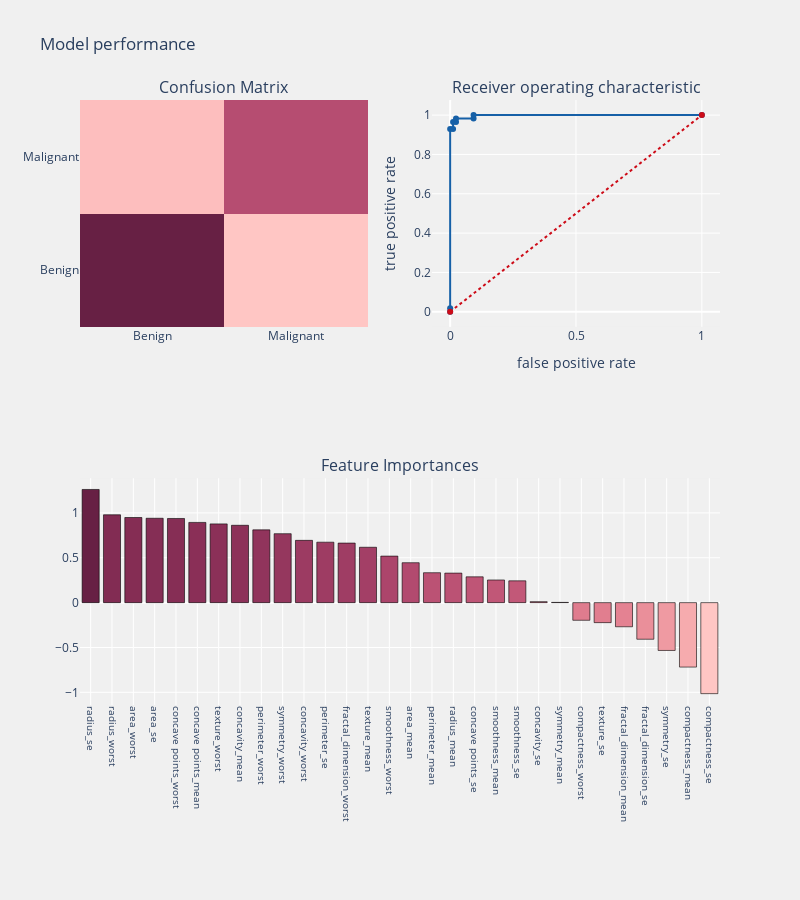

This figure's notebook cell:
### Markdown cell above
# 1. Logistic Regression

### Code cell
#Baseline Model
from sklearn.model_selection import train_test_split
from sklearn.linear_model import LogisticRegression
from sklearn.metrics import confusion_matrix,accuracy_score,classification_report
from sklearn.metrics import roc_auc_score,roc_curve,scorer
from sklearn.metrics import f1_score
import statsmodels.api as sm
from sklearn.metrics import precision_score,recall_score

#splitting train and test data 
train,test = train_test_split(dataset,test_size = .25 ,random_state = 111)
    
##seperating dependent and independent variables
cols    = [i for i in dataset.columns if i not in Id_col + target_col]
train_X = train[cols]
train_Y = train[target_col]
test_X  = test[cols]
test_Y  = test[target_col]

#Function attributes
#dataframe     - processed dataframe
#Algorithm     - Algorithm used 
#training_x    - predictor variables dataframe(training)
#testing_x     - predictor variables dataframe(testing)
#training_y    - target variable(training)
#training_y    - target variable(testing)
#cf - ["coefficients","features"](cooefficients for logistic regression, features for tree based models)

def breast_cancer_prediction(algorithm,training_x,testing_x,training_y,testing_y,cols,cf) :
    
    #model
    algorithm.fit(training_x,training_y)
    predictions   = algorithm.predict(testing_x)
    probabilities = algorithm.predict_proba(testing_x)
    
    #coeffs
    if   cf == "coefficients" :
        coefficients  = pd.DataFrame(algorithm.coef_.ravel())
    elif cf == "features" :
        coefficients  = pd.DataFrame(algorithm.feature_importances_)
        
    column_df     = pd.DataFrame(cols)
    coef_sumry    = (pd.merge(coefficients,column_df,left_index= True, right_index= True, how = "left"))
    coef_sumry.columns = ["coefficients","features"]
    coef_sumry    = coef_sumry.sort_values(by = "coefficients",ascending = False)
    
    print (algorithm)
    print ("\n Classification report : \n",classification_report(testing_y,predictions))
    print ("Accuracy   Score : ",accuracy_score(testing_y,predictions))
    
    #confusion matrix
    conf_matrix = confusion_matrix(testing_y,predictions)
    
    #roc_auc_score
    model_roc_auc = roc_auc_score(testing_y,predictions) 
    print ("Area under curve : ",model_roc_auc,"\n")
    fpr,tpr,thresholds = roc_curve(testing_y,probabilities[:,1])
    
    #Plot Confusion Matrix
    trace1 = go.Heatmap(z = conf_matrix , x = ["Benign","Malignant"], y = ["Benign","Malignant"],
                        showscale  = False, colorscale = "burg", name = "matrix")
    
    #Plot ROC Curve
    trace2 = go.Scatter(x = fpr,y = tpr,
                        name = "Roc : " + str(model_roc_auc),
                        line = dict(color = ('rgb(22, 96, 167)'),width = 2))
    trace3 = go.Scatter(x = [0,1],y=[0,1],
                        line = dict(color = ('rgb(205, 12, 24)'),width = 2,
                        dash = 'dot'))
    
    #plot coeffs
    trace4 = go.Bar(x = coef_sumry["features"],y = coef_sumry["coefficients"],
                    name = "coefficients",
                    marker = dict(color = coef_sumry["coefficients"],
                                  colorscale = "burg",
                                  line = dict(width = .6,color = "black")))
    
    #subplots
    fig = tls.make_subplots(rows=2, cols=2, specs=[[{}, {}], [{'colspan': 2}, None]],
                            subplot_titles=('Confusion Matrix',
                                            'Receiver operating characteristic',
                                            'Feature Importances'))
    
    fig.append_trace(trace1,1,1)
    fig.append_trace(trace2,1,2)
    fig.append_trace(trace3,1,2)
    fig.append_trace(trace4,2,1)
    
    fig['layout'].update(showlegend=False, title="Model performance" ,
                         autosize = False,height = 900,width = 800,
                         plot_bgcolor = 'rgba(240,240,240, 0.95)',
                         paper_bgcolor = 'rgba(240,240,240, 0.95)',
                         margin = dict(b = 195))
    fig["layout"]["xaxis2"].update(dict(title = "false positive rate"))
    fig["layout"]["yaxis2"].update(dict(title = "true positive rate"))
    fig["layout"]["xaxis3"].update(dict(showgrid = True,tickfont = dict(size = 10),
                                        tickangle = 90))
    py.iplot(fig)
    
logit  = LogisticRegression(C=1.0, class_weight=None, dual=False, fit_intercept=True,
          intercept_scaling=1, max_iter=100, multi_class='ovr', n_jobs=1,
          penalty='l2', random_state=None, solver='liblinear', tol=0.0001,
          verbose=0, warm_start=False)

breast_cancer_prediction(logit,train_X,test_X,train_Y,test_Y,
                         cols,"coefficients")

### Figure 1 — Plotly figure (JSON) as saved in the notebook; plotly's stock layout.template omitted (floating-point values rounded to 4 significant figures)
{"data": [{"colorscale": [[0, "rgb(255, 198, 196)"], [0.1667, "rgb(244, 163, 168)"], [0.3333, "rgb(227, 129, 145)"], [0.5, "rgb(204, 96, 125)"], [0.6667, "rgb(173, 70, 108)"], [0.8333, "rgb(139, 48, 88)"], [1, "rgb(103, 32, 68)"]], "name": "matrix", "showscale": false, "type": "heatmap", "x": ["Benign", "Malignant"], "xaxis": "x", "y": ["Benign", "Malignant"], "yaxis": "y", "z": [[85, 1], [4, 53]]}, {"line": {"color": "rgb(22, 96, 167)", "width": 2}, "name": "Roc : 0.9590983272133823", "type": "scatter", "x": [0, 0, 0, 0.01163, 0.01163, 0.02326, 0.02326, 0.09302, 0.09302, 1], "xaxis": "x2", "y": [0, 0.01754, 0.9298, 0.9298, 0.9649, 0.9649, 0.9825, 0.9825, 1, 1], "yaxis": "y2"}, {"line": {"color": "rgb(205, 12, 24)", "dash": "dot", "width": 2}, "type": "scatter", "x": [0, 1], "xaxis": "x2", "y": [0, 1], "yaxis": "y2"}, {"marker": {"color": [1.261, 0.9789, 0.9486, 0.9403, 0.9378, 0.8939, 0.8776, 0.8619, 0.8111, 0.7682, 0.6939, 0.6736, 0.6635, 0.6171, 0.5185, 0.4449, 0.3333, 0.3289, 0.2876, 0.2524, 0.2428, 0.01078, 0.002755, -0.197, -0.2231, -0.2692, -0.4081, -0.5331, -0.7185, -1.015], "colorscale": [[0, "rgb(255, 198, 196)"], [0.1667, "rgb(244, 163, 168)"], [0.3333, "rgb(227, 129, 145)"], [0.5, "rgb(204, 96, 125)"], [0.6667, "rgb(173, 70, 108)"], [0.8333, "rgb(139, 48, 88)"], [1, "rgb(103, 32, 68)"]], "line": {"color": "black", "width": 0.6}}, "name": "coefficients", "type": "bar", "x": ["radius_se", "radius_worst", "area_worst", "area_se", "concave points_worst", "concave points_mean", "texture_worst", "concavity_mean", "perimeter_worst", "symmetry_worst", "concavity_worst", "perimeter_se", "fractal_dimension_worst", "texture_mean", "smoothness_worst", "area_mean", "perimeter_mean", "radius_mean", "concave points_se", "smoothness_mean", "smoothness_se", "concavity_se", "symmetry_mean", "compactness_worst", "texture_se", "fractal_dimension_mean", "fractal_dimension_se", "symmetry_se", "compactness_mean", "compactness_se"], "xaxis": "x3", "y": [1.261, 0.9789, 0.9486, 0.9403, 0.9378, 0.8939, 0.8776, 0.8619, 0.8111, 0.7682, 0.6939, 0.6736, 0.6635, 0.6171, 0.5185, 0.4449, 0.3333, 0.3289, 0.2876, 0.2524, 0.2428, 0.01078, 0.002755, -0.197, -0.2231, -0.2692, -0.4081, -0.5331, -0.7185, -1.015], "yaxis": "y3"}], "layout": {"annotations": [{"font": {"size": 16}, "showarrow": false, "text": "Confusion Matrix", "x": 0.225, "xanchor": "center", "xref": "paper", "y": 1, "yanchor": "bottom", "yref": "paper"}, {"font": {"size": 16}, "showarrow": false, "text": "Receiver operating characteristic", "x": 0.775, "xanchor": "center", "xref": "paper", "y": 1, "yanchor": "bottom", "yref": "paper"}, {"font": {"size": 16}, "showarrow": false, "text": "Feature Importances", "x": 0.5, "xanchor": "center", "xref": "paper", "y": 0.375, "yanchor": "bottom", "yref": "paper"}], "autosize": false, "height": 900, "margin": {"b": 195}, "paper_bgcolor": "rgba(240,240,240, 0.95)", "plot_bgcolor": "rgba(240,240,240, 0.95)", "showlegend": false, "title": {"text": "Model performance"}, "width": 800, "xaxis": {"anchor": "y", "domain": [0, 0.45]}, "xaxis2": {"anchor": "y2", "domain": [0.55, 1], "title": {"text": "false positive rate"}}, "xaxis3": {"anchor": "y3", "domain": [0, 1], "showgrid": true, "tickangle": 90, "tickfont": {"size": 10}}, "yaxis": {"anchor": "x", "domain": [0.625, 1]}, "yaxis2": {"anchor": "x2", "domain": [0.625, 1], "title": {"text": "true positive rate"}}, "yaxis3": {"anchor": "x3", "domain": [0, 0.375]}}}
